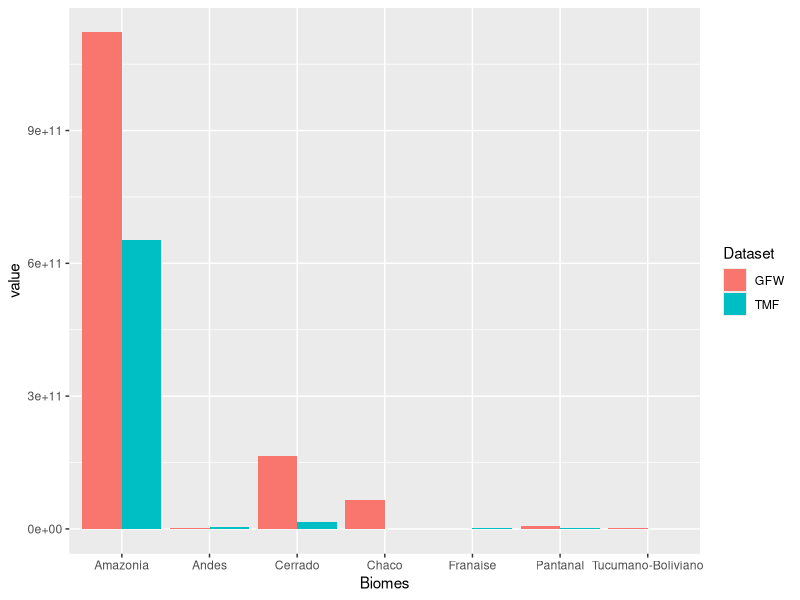
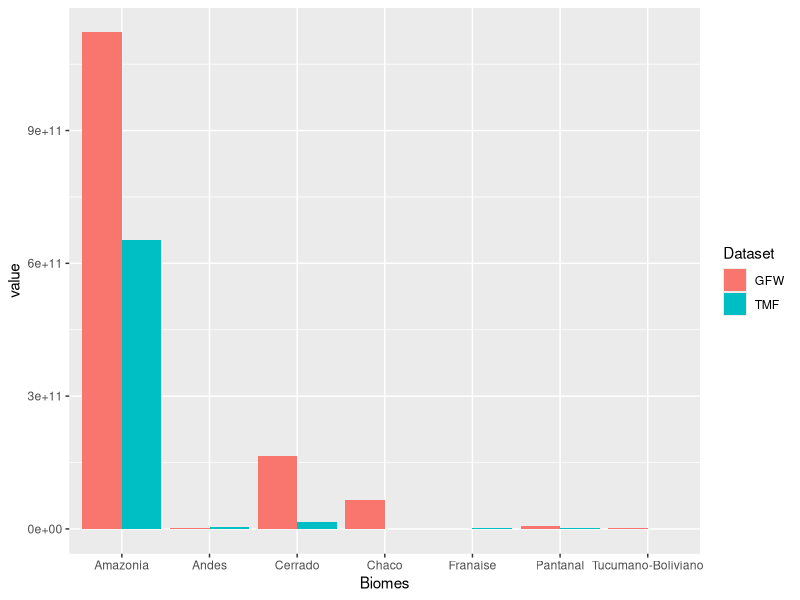
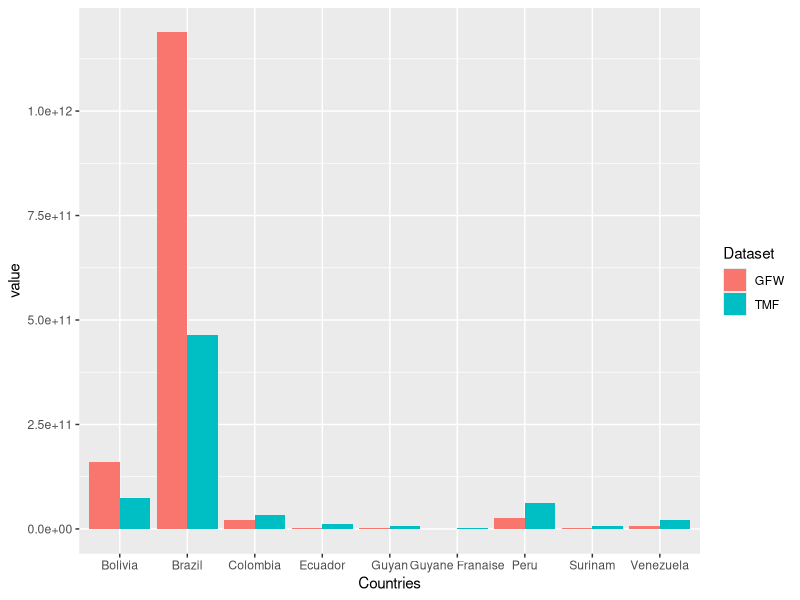
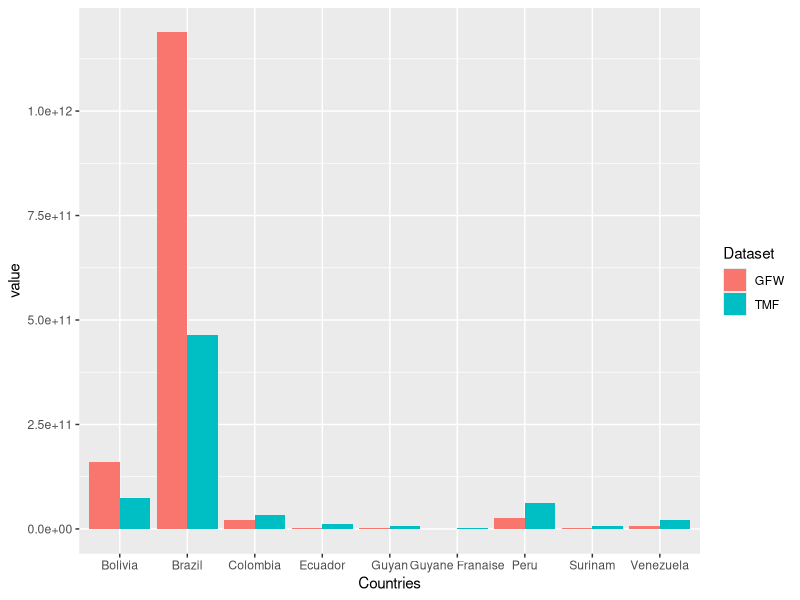

Generate these figures, in order, with R: (Note: this script raises an error after producing the figures.)
# SEI-Trase assignment Ebrahim Jahanshiri
# Visualisation and analysis for task 1.2

# 1b
# Reading country statistics per biome and per country

library(readr)
library(reshape2)
library(ggplot2)

GFW_biomes_stats <- read_csv("GFW_biomes_stats.csv")[,c(2:8)]
GFW_countries_stats <- read_csv("GFW_countries_stats.csv")[,c(2:10)]
TMF_biomes_stats <- read_csv("TMF_biomes_stats.csv")[,c(2:8)]
TMF_countries_stats <- read_csv("TMF_countries_stats.csv")[,c(2:10)]

GFW_biomes_stats$dataset <- "GFW"
GFW_countries_stats$dataset  <- "GFW"
TMF_biomes_stats$dataset  <- "TMF"
TMF_countries_stats$dataset <- "TMF"

# tidying up the dataframw for visualisations
biomes <- rbind(GFW_biomes_stats, TMF_biomes_stats)
colnames(biomes) <- c("Amazonia", "Andes", "Cerrado", "Chaco","Franaise", "Pantanal", "Tucumano-Boliviano", "Dataset")

countries <- rbind(GFW_countries_stats, TMF_countries_stats)
colnames(countries) <- c("Bolivia", "Brazil", "Colombia", "Ecuador", "Guyan", "Guyane Franaise", "Peru", "Surinam", "Venezuela", "Dataset")

# Preparing for plotting 
biomes2 <- melt(biomes, id.vars=c('Dataset'))
countries2 <-  melt(countries, id.vars=c('Dataset'))

# Plotting and saving the outputs

ggplot(biomes2, aes(x=variable, y=value, fill=Dataset)) +
  geom_bar(position='dodge', stat='identity')+
  xlab("Biomes")

ggsave("Biomes.png", dpi = 300)
dev.off()

ggplot(countries2, aes(x=variable, y=value, fill=Dataset)) +
  geom_bar(position='dodge', stat='identity')+
  xlab("Countries")

ggsave("Countries.png", dpi = 300)
dev.off()

#############
# Task 1.2
############
library(sf)

TMF_all <- read_sf("TMF_all_data.shp")
MB_all <- read_sf("MBM_all_classes.shp")
# we want to see how much of the agricultural subclass for each year and how much of natural forest for each year

# the key here was used https://s3.amazonaws.com/amazonia.mapbiomas.org/leyenda/Código_de_la_Leyenda_-_colección_4.pdf

TMF_all = TMF_all %>% select(-contains("_1"))

agriculture <- list()
forest <- list()

library(dplyr)
for (i in c("Dec2010", "Dec2011", "Dec2012", "Dec2013", "Dec2014", "Dec2015", "Dec2016", "Dec2017", "Dec2018", "Dec2019", "Dec2020")){
  
  agriculture[i] <- sum(st_area(filter(TMF_all, .data[[i]] >= 3 & .data[[i]] < 4) %>% select(contains(i))))/1000000
  forest[i] <- sum(st_area(filter(TMF_all, .data[[i]] >= 1 & .data[[i]] < 2) %>% select(contains(i))))/1000000
  
}


ag <- as.data.frame(agriculture)

frst <- as.data.frame(forest)

diff <- as.data.frame(t(as.numeric(frst) - as.numeric(ag)))
names(diff) <- c("Dec2010", "Dec2011", "Dec2012", "Dec2013", "Dec2014", "Dec2015", "Dec2016", "Dec2017", "Dec2018", "Dec2019", "Dec2020")

# ag$class <- "Agriculture"
# frst$class <- "Forest"
# diff$class <- "Difference"

classes <- as.data.frame(t(rbind(ag, frst, diff)))

names(classes) <- c("Agriculture", "Forest", "Difference")
classes$year <- c("Dec2010", "Dec2011", "Dec2012", "Dec2013", "Dec2014", "Dec2015", "Dec2016", "Dec2017", "Dec2018", "Dec2019", "Dec2020")

classes2 <- melt(classes, id.vars=c('year'))

ggplot(classes2, aes(x=year, y=value, fill=variable)) +
  geom_bar(position='dodge', stat='identity')+
  xlab("Transition")

ggsave('agriclture.png')
dev.off()
